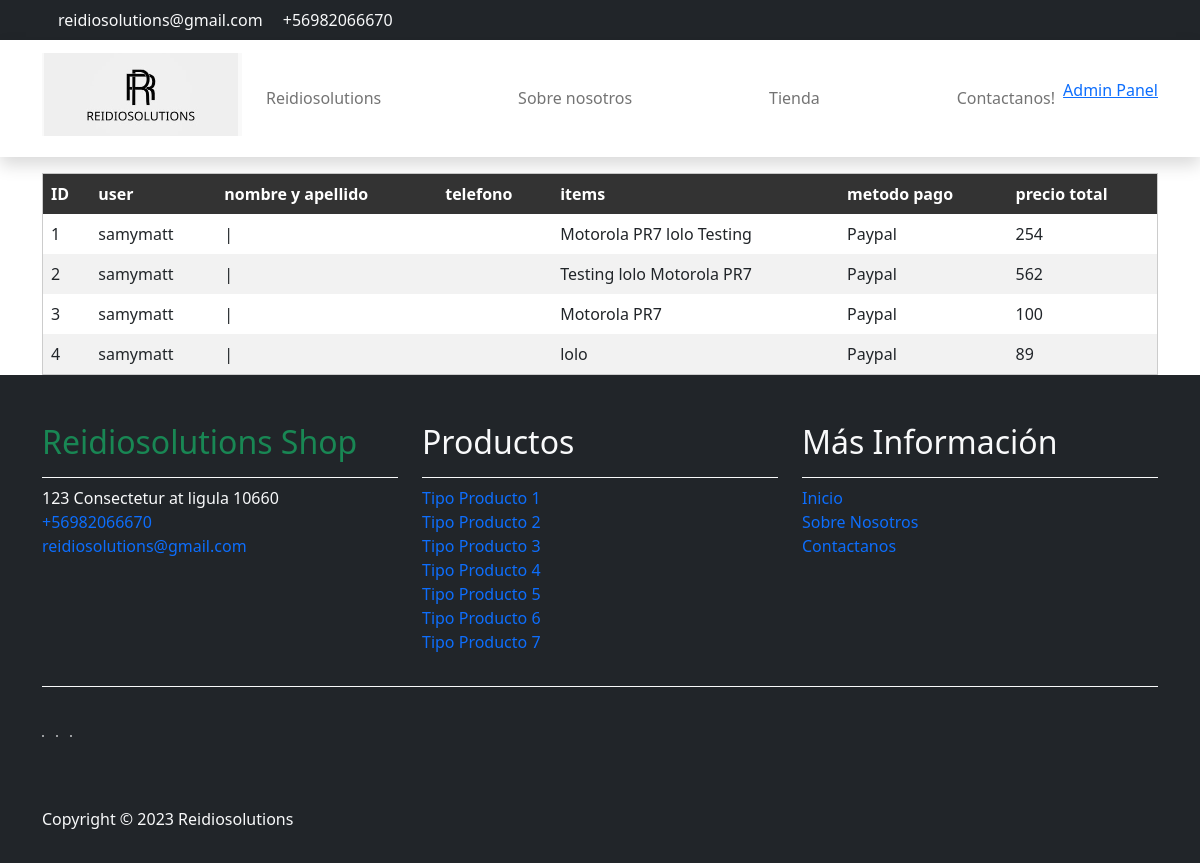
Page /users/AdminOrderList/ (signed in) on the committed database.
### orders/models.py (models this page shows)
class Orders(models.Model):
    OrderID = models.AutoField(verbose_name='OrderID', primary_key=True)
    User =models.ForeignKey(settings.AUTH_USER_MODEL, to_field='UserID', on_delete=models.CASCADE)
    User_email = models.EmailField(verbose_name='User_email', max_length=60, null=True)
    User_region = models.CharField(verbose_name='Region_de_compra', max_length=70, null=True)
    Direccion = models.CharField(verbose_name='Direccion', max_length=60)
    MetodoPago = models.CharField(verbose_name='MetodoPago', default='PayPal', max_length=30)
    Items = models.ManyToManyField(CartItems)
    PrecioTotal = models.IntegerField(verbose_name="Precio Compra")
    FechaCompra = models.DateTimeField(verbose_name="Fecha de compra", auto_now_add=True)

### users/models.py (models this page shows, shortened)
class Usuario(AbstractBaseUser, PermissionsMixin):
    ROL = (
        ('ADMINISTRADOR', 'Admin'),
        ('VENDEDOR', 'Seller'),
        ('CLIENTE', 'Cliente'),
    )
    UserID = models.AutoField(verbose_name='UserID', primary_key=True)
    email = models.EmailField(verbose_name='Email', max_length=60, unique=True)
    username = models.CharField(verbose_name='username', max_length=30, unique=True)
    userType = models.CharField(verbose_name='Tipo de usuario', max_length=25, choices=ROL, default='CLIENTE')
    is_active= models.BooleanField(default=False)
    is_staff=models.BooleanField(default=False)
    creado= models.DateTimeField(auto_now_add=True)
    actualizado = models.DateTimeField(auto_now=True)
    objects = ManejoDeCuentas()
    USERNAME_FIELD = 'email' # Toma el rol de nombre de usuario
    REQUIRED_FIELDS = ["username"] # Campos requeridos
    class Meta:
        verbose_name = "Cuentas"
        verbose_name_plural = "Cuentas"
    def __str__(self):
        return self.username

### cart/models.py (models this page shows, shortened)
class CartItems(models.Model):
    CartItemsID = models.AutoField(primary_key=True, verbose_name='XID')
    Cart = models.ForeignKey(
        Carrito,
        to_field='CartID',
        related_name='Carrito',
        on_delete=models.CASCADE
    )
    Item = models.ForeignKey(
        Producto,
        to_field='ProductID',
        related_name='Items',
        on_delete= models.CASCADE,
    )
    Cantidad = models.PositiveIntegerField(validators=[MinValueValidator(1)], default=1)
    fechaAgregado = models.DateTimeField(auto_now_add=True)

### Core/models.py (models this page shows, shortened)
class Producto(models.Model):
    TipoProd= [
        ("RADIO MOVIL","Movil"),
        ("RADIO PORTATIL","Portatil"),
        ("RADIO APX","APX")
    ]
    CodigosProd= [
        ("PR7","R7"),
        ("PR2","R2"),
        ("PR5","DEP550"),
        ('PR3', 'EP350'),
        ('M8e', '8500e'),
        ('M5e', '5000e'),
        ('M8', 'DGM8000'),
        ('M5', 'DEM500'),
        ('APX0', 'APX'),
        ('APX2', 'APX'),
        ('APX1', 'APX'),
    ]
    ProductID = models.AutoField(primary_key=True, verbose_name='ProductID')
    Creado_por = models.ForeignKey(
        settings.AUTH_USER_MODEL,
        on_delete=models.CASCADE,
    )
    Nombre = models.CharField(verbose_name="Nombre del producto", max_length=60)
    Cantidad = models.SmallIntegerField(verbose_name="Cantidad de producto", validators=[MinValueValidator(1)])
    Codigos= models.ForeignKey(
        CodigosProductos,
        to_field='ProductoCodigo',
        related_name='ProductCodigo',
        on_delete=models.CASCADE,
    )
    Tipo = models.ForeignKey(
        TipoProductos,
        to_field='TipoProducto',
        related_name='ProductTipo',
        on_delete=models.CASCADE,
    )
    Marca = models.CharField(verbose_name="Marca del producto", max_length=60)
    Imagen = models.ImageField(null=True, blank=True, upload_to="imagenes/")
    pdf_file = models.FileField(
        upload_to='productos/excel/', null=True, blank=True,
        verbose_name="Archivo Excel"
    )
    Precio = models.FloatField(verbose_name='Precio', null=False)
    Creado_el = models.DateTimeField(verbose_name='Fecha de creacion', auto_now_add=True)
    Modificado_el = models.DateTimeField(verbose_name='Fecha de Modificacion', auto_now_add=True)

### users/views.py (the view)
# urls.py: path('AdminOrderList/', views.ver_orders, name='AdminOrderList'),
def ver_orders(request):
    orders = Orders.objects.prefetch_related('Items__Item').all()
    contexto = {
        'Object': orders,
    }
    return render(request, 'administrador/ordersAdmin.html', contexto)

### users/templates/administrador/ordersAdmin.html (shortened to what this page needs)
{%load static%}
<!DOCTYPE html>
<html lang="en">
<head>
  <link rel="stylesheet" href="{% static 'style.css'%}">
  <link href="https://cdn.jsdelivr.net/npm/bootstrap@5.0.2/dist/css/bootstrap.min.css" rel="stylesheet"
>
</head>
<body>
  <nav class="navbar navbar-expand-lg bg-dark navbar-light d-none d-lg-block" id="templatemo_nav_top">
    <div class="container text-light">
      <div class="w-100 d-flex justify-content-between">
        <div>
          <a class="navbar-sm-brand text-light text-decoration-none"
            href="mailto:info@company.com">reidiosolutions@gmail.com</a>
          <a class="navbar-sm-brand text-light text-decoration-none" href="tel:010-020-0340">+56982066670</a>
        </div>
        <div>
          <a class="text-light" href="https://www.facebook.com/people/ReidioSolutions/61553508162290/" target="_blank"
            rel="sponsored"></a>
          <a class="text-light" href="https://www.instagram.com/reidiosolutions/" target="_blank"></a>
          <a class="text-light" href="https://twitter.com/reidiosolutions" target="_blank"></a>
        </div>
      </div>
    </div>
  </nav>
  <nav class="navbar navbar-expand-lg navbar-light shadow">
    <div class="container d-flex justify-content-between align-items-center">
      <a class="navbar-brand text-success logo h1 align-self-center" href="{% url 'home'%}">
        <img src="/static/img/reidiosolutionszz.jpg" alt="Reidiosolutions" style="width: 200px; height: auto; ">
      </a>
      <div class="align-self-center collapse navbar-collapse flex-fill  d-lg-flex justify-content-lg-between"
        id="templatemo_main_nav">
        <div class="flex-fill">
          <ul class="nav navbar-nav d-flex justify-content-between mx-lg-auto">
            <li class="nav-item">
              <a class="nav-link" href="{% url 'home'%}">Reidiosolutions</a>
            </li>
            <li class="nav-item">
              <a class="nav-link" href="{% url 'aboutus' %}">Sobre nosotros</a>
            </li>
            <li class="nav-item">
              <a class="nav-link" href="{% url 'Catalogo'%}">Tienda</a>
            </li>
            <li class="nav-item">
              <a class="nav-link" href="{%url 'contact'%}">Contactanos!</a>
            </li>
          </ul>
        </div>
        <div class="navbar align-self-center d-flex">
          {% if user.userType == 'ADMINISTRADOR' %}
          <p><a href="{% url 'AdminPanel' %}">Admin Panel</a></p>
          {%endif%}
        </div>
      </div>
    </div>
  </nav>
  <div class="container mt-3">
    {% if user.is_authenticated %}
    {% if user.userType == 'ADMINISTRADOR' %}
    <table>
      <thead>
        <tr>
          <th>ID</th>
          <th>user</th>
          <th>nombre y apellido</th>
          <th>telefono</th>
          <th>items</th>
          <th>metodo pago</th>
          <th>precio total</th>
        </tr>
      </thead>
      <tbody>
        {% for A in Object %}
        <tr>
          <td>{{ A.OrderID }}</td>
          <td>{{ A.User }}</td>
          <td>{{ A.Nombre }}|{{ A.Apellido }}</td>
          <td>{{A.Telefono}}</td>
          <td>
            {% for item in A.Items.all %}
            {{ item.Item.Nombre }}
            {% endfor %}
          </td>
          <td>{{ A.MetodoPago }}</td>
          <td>{{A.PrecioTotal}}</td>
        </tr>
        {% endfor %}
      </tbody>
    </table>
    {%else%}
    <h1>Usted no esta permitido aqui</h1>
    {% endif %}
    {%else%}
    <h1>Usted no esta permitido aqui</h1>
    {% endif %}
  </div>
  <footer class="bg-dark" id="tempaltemo_footer">
    <div class="container">
      <div class="row">
        <div class="col-md-4 pt-5">
          <h2 class="h2 text-success border-bottom pb-3 border-light logo">Reidiosolutions Shop</h2>
          <ul class="list-unstyled text-light footer-link-list">
            <li>
              123 Consectetur at ligula 10660
            </li>
            <li>
              <a class="text-decoration-none" href="tel:010-020-0340">+56982066670</a>
            </li>
            <li>
              <a class="text-decoration-none" href="mailto:info@company.com">reidiosolutions@gmail.com</a>
            </li>
          </ul>
        </div>
        <div class="col-md-4 pt-5">
          <h2 class="h2 text-light border-bottom pb-3 border-light">Productos</h2>
          <ul class="list-unstyled text-light footer-link-list">
            <li><a class="text-decoration-none" href="#">Tipo Producto 1</a></li>
            <li><a class="text-decoration-none" href="#">Tipo Producto 2</a></li>
            <li><a class="text-decoration-none" href="#">Tipo Producto 3</a></li>
            <li><a class="text-decoration-none" href="#">Tipo Producto 4</a></li>
            <li><a class="text-decoration-none" href="#">Tipo Producto 5</a></li>
            <li><a class="text-decoration-none" href="#">Tipo Producto 6</a></li>
            <li><a class="text-decoration-none" href="#">Tipo Producto 7</a></li>
          </ul>
        </div>
        <div class="col-md-4 pt-5">
          <h2 class="h2 text-light border-bottom pb-3 border-light">Más Información</h2>
          <ul class="list-unstyled text-light footer-link-list">
            <li><a class="text-decoration-none" href="#">Inicio</a></li>
            <li><a class="text-decoration-none" href="#">Sobre Nosotros</a></li>
            <li><a class="text-decoration-none" href="#">Contactanos</a></li>
          </ul>
        </div>
      </div>
      <div class="row text-light mb-4">
        <div class="col-12 mb-3">
          <div class="w-100 my-3 border-top border-light"></div>
        </div>
        <div class="col-auto me-auto">
          <ul class="list-inline text-left footer-icons">
            <li class="list-inline-item border border-light rounded-circle text-center">
            </li>
            <li class="list-inline-item border border-light rounded-circle text-center">
            </li>
            <li class="list-inline-item border border-light rounded-circle text-center">
            </li>
          </ul>
        </div>
      </div>
    </div>
    <div class="w-100 bg-black py-3">
      <div class="container">
        <div class="row pt-2">
          <div class="col-12">
            <p class="text-left text-light">
              Copyright &copy; 2023 Reidiosolutions
            </p>
          </div>
        </div>
      </div>
    </div>
  </footer>
</body>
</html>

### static/style.css (style rules this page uses)
table { width: 100%; border-collapse: collapse; border: 1px solid #ccc; }
th, td { padding: 8px; text-align: left; }
th { background-color: #333; color: #fff; }
tr:nth-child(even) { background-color: #f2f2f2; }
a { text-decoration: none; color: #007BFF; }

### rows in the picture
Orders: OrderID "1", User "samymatt", MetodoPago "Paypal", PrecioTotal "254"
CartItems: Item.Nombre "Motorola PR7"
CartItems: Item.Nombre "lolo"
CartItems: Item.Nombre "Testing"
Orders: OrderID "2", User "samymatt", MetodoPago "Paypal", PrecioTotal "562"
CartItems: Item.Nombre "Testing"
CartItems: Item.Nombre "lolo"
CartItems: Item.Nombre "Motorola PR7"
Orders: OrderID "3", User "samymatt", MetodoPago "Paypal", PrecioTotal "100"
CartItems: Item.Nombre "Motorola PR7"
Orders: OrderID "4", User "samymatt", MetodoPago "Paypal", PrecioTotal "89"
CartItems: Item.Nombre "lolo"
